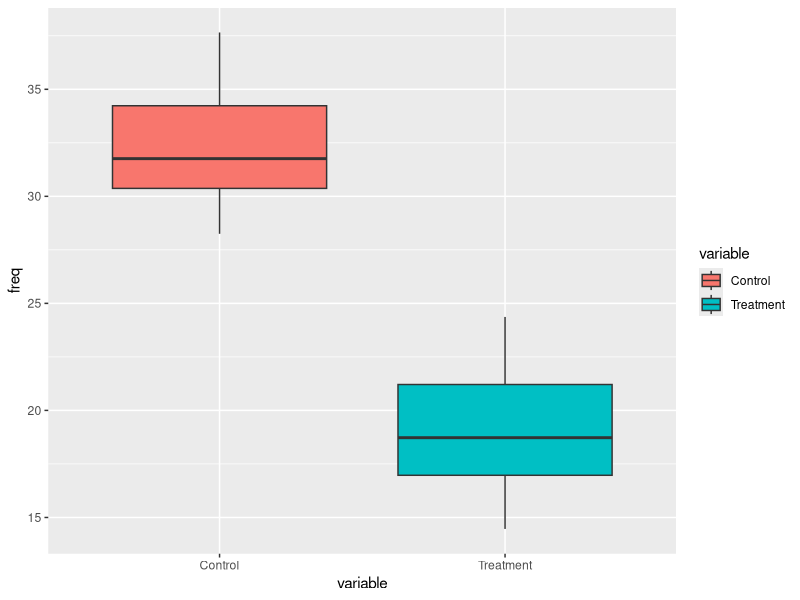
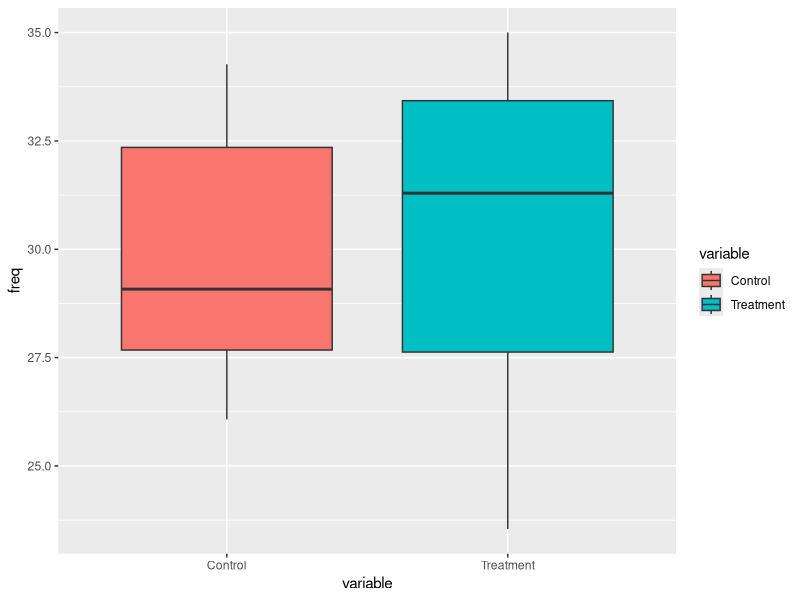
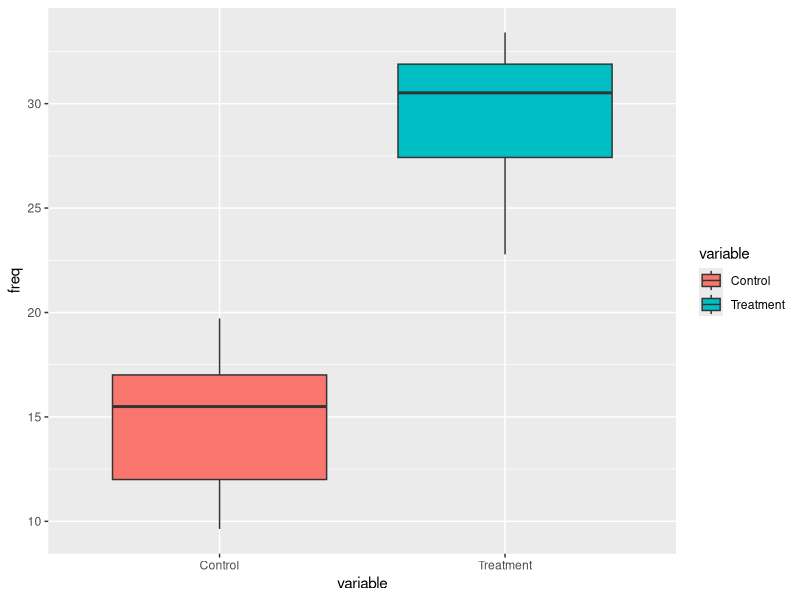
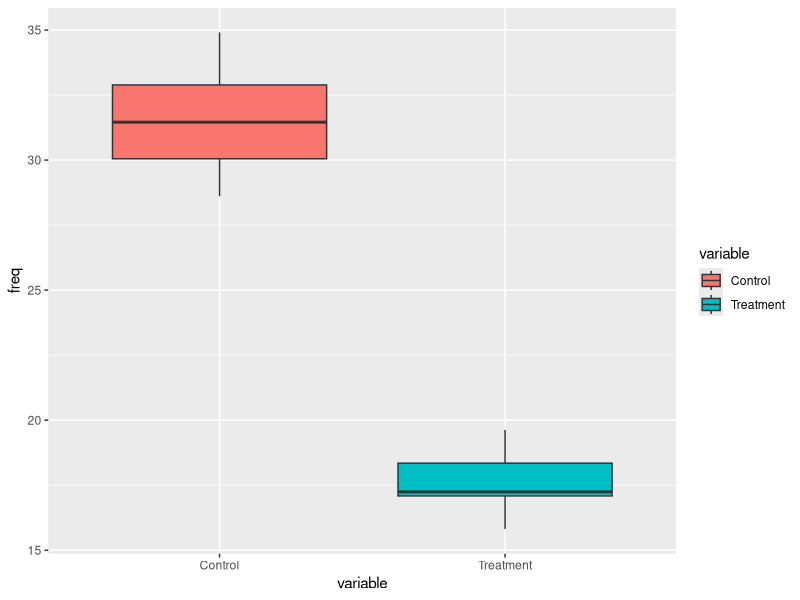
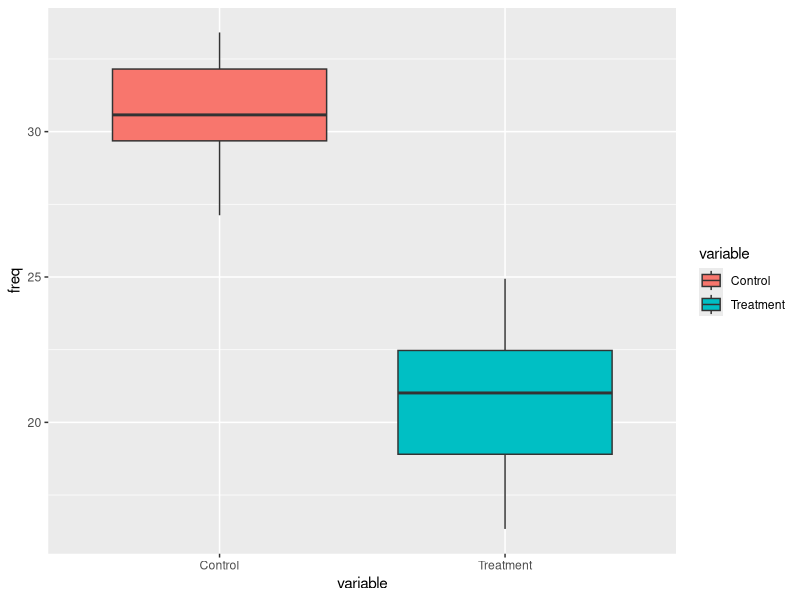

The R script that drew these images, in order:
## ---- chunk 1
knitr::opts_chunk$set(echo = TRUE)
## ---- chunk 2
library(tidyverse)

ngroup <- 2
nName <- c("Control","Treatment")
nSize <- c(17,20)
nMean <- c(30.3,20.3)
nSD <- c(3,3)

ID <- 1:(sum(nSize))

freq <- c(rnorm(n=nSize[1], mean=nMean[1],sd=nSD[1]), 
         rnorm(n=nSize[2], mean=nMean[2],sd=nSD[2]))
variable<- rep(nName,nSize)
table(variable)
ANOdata <- data.frame(ID,variable,freq)
str(ANOdata)

head(ANOdata)

ANOmodel <- aov(freq~variable,data=ANOdata)
print(ANOmodel)
z <- summary(ANOmodel)
str(z)
unlist(z)
ANOsum <- list(Fval=unlist(z)[7],probF=unlist(z)[9])
ANOsum
## ---- chunk 3
ANOPlot <- ggplot(data=ANOdata,
                  aes(x=variable,y=freq,
                      fill=variable)) +
  geom_boxplot()
print(ANOPlot)

## ---- chunk 4
library(tidyverse)

ngroup <- 2
nName <- c("Control","Treatment")
nSize <- c(17,20)
nMean <- c(30,30)
nSD <- c(3,3)

ID <- 1:(sum(nSize))

freq <- c(rnorm(n=nSize[1], mean=nMean[1],sd=nSD[1]), 
         rnorm(n=nSize[2], mean=nMean[2],sd=nSD[2]))
variable<- rep(nName,nSize)
table(variable)
ANOdata <- data.frame(ID,variable,freq)
str(ANOdata)

head(ANOdata)

ANOmodel <- aov(freq~variable,data=ANOdata)
print(ANOmodel)
z <- summary(ANOmodel)
str(z)
unlist(z)
ANOsum <- list(Fval=unlist(z)[7],probF=unlist(z)[9])

ANOPlot <- ggplot(data=ANOdata,
                  aes(x=variable,y=freq,
                      fill=variable)) +
  geom_boxplot()
print(ANOPlot)
## ---- chunk 5
library(tidyverse)

ngroup <- 2
nName <- c("Control","Treatment")
nSize <- c(17,20)
nMean <- c(15,30)
nSD <- c(3,3)

ID <- 1:(sum(nSize))

freq <- c(rnorm(n=nSize[1], mean=nMean[1],sd=nSD[1]), 
         rnorm(n=nSize[2], mean=nMean[2],sd=nSD[2]))
variable<- rep(nName,nSize)
table(variable)
ANOdata <- data.frame(ID,variable,freq)
str(ANOdata)

head(ANOdata)

ANOmodel <- aov(freq~variable,data=ANOdata)
print(ANOmodel)
z <- summary(ANOmodel)
str(z)
unlist(z)
ANOsum <- list(Fval=unlist(z)[7],probF=unlist(z)[9])

ANOPlot <- ggplot(data=ANOdata,
                  aes(x=variable,y=freq,
                      fill=variable)) +
  geom_boxplot()
print(ANOPlot)
## ---- chunk 6
library(tidyverse)

ngroup <- 2
nName <- c("Control","Treatment")
nSize <- c(5,5) 
nMean <- c(30.3,20.3)
nSD <- c(3,3)

ID <- 1:(sum(nSize))

freq <- c(rnorm(n=nSize[1], mean=nMean[1],sd=nSD[1]), 
         rnorm(n=nSize[2], mean=nMean[2],sd=nSD[2]))
variable<- rep(nName,nSize)
table(variable)
ANOdata <- data.frame(ID,variable,freq)
str(ANOdata)

head(ANOdata)

ANOmodel <- aov(freq~variable,data=ANOdata)
print(ANOmodel)
z <- summary(ANOmodel)
str(z)
unlist(z)
ANOsum <- list(Fval=unlist(z)[7],probF=unlist(z)[9])
ANOsum

## When adjusting the sample size it always generate a statistically signficant effect. This may due to my dataset being relatively small.
## ---- chunk 7
ANOPlot <- ggplot(data=ANOdata,
                  aes(x=variable,y=freq,
                      fill=variable)) +
  geom_boxplot()
print(ANOPlot)
## ---- chunk 8
library(tidyverse)

ngroup <- 2
nName <- c("Control","Treatment")
nSize <- c(17,20) 
nMean <- c(30.3,20.3)
nSD <- c(2,2)

ID <- 1:(sum(nSize))

freq <- c(rnorm(n=nSize[1], mean=nMean[1],sd=nSD[1]), 
         rnorm(n=nSize[2], mean=nMean[2],sd=nSD[2]))
variable<- rep(nName,nSize)
table(variable)
ANOdata <- data.frame(ID,variable,freq)
str(ANOdata)

head(ANOdata)

ANOmodel <- aov(freq~variable,data=ANOdata)
print(ANOmodel)
z <- summary(ANOmodel)
str(z)
unlist(z)
ANOsum <- list(Fval=unlist(z)[7],probF=unlist(z)[9])
ANOsum

## ---- chunk 9
ANOPlot <- ggplot(data=ANOdata,
                  aes(x=variable,y=freq,
                      fill=variable)) +
  geom_boxplot()
print(ANOPlot)
